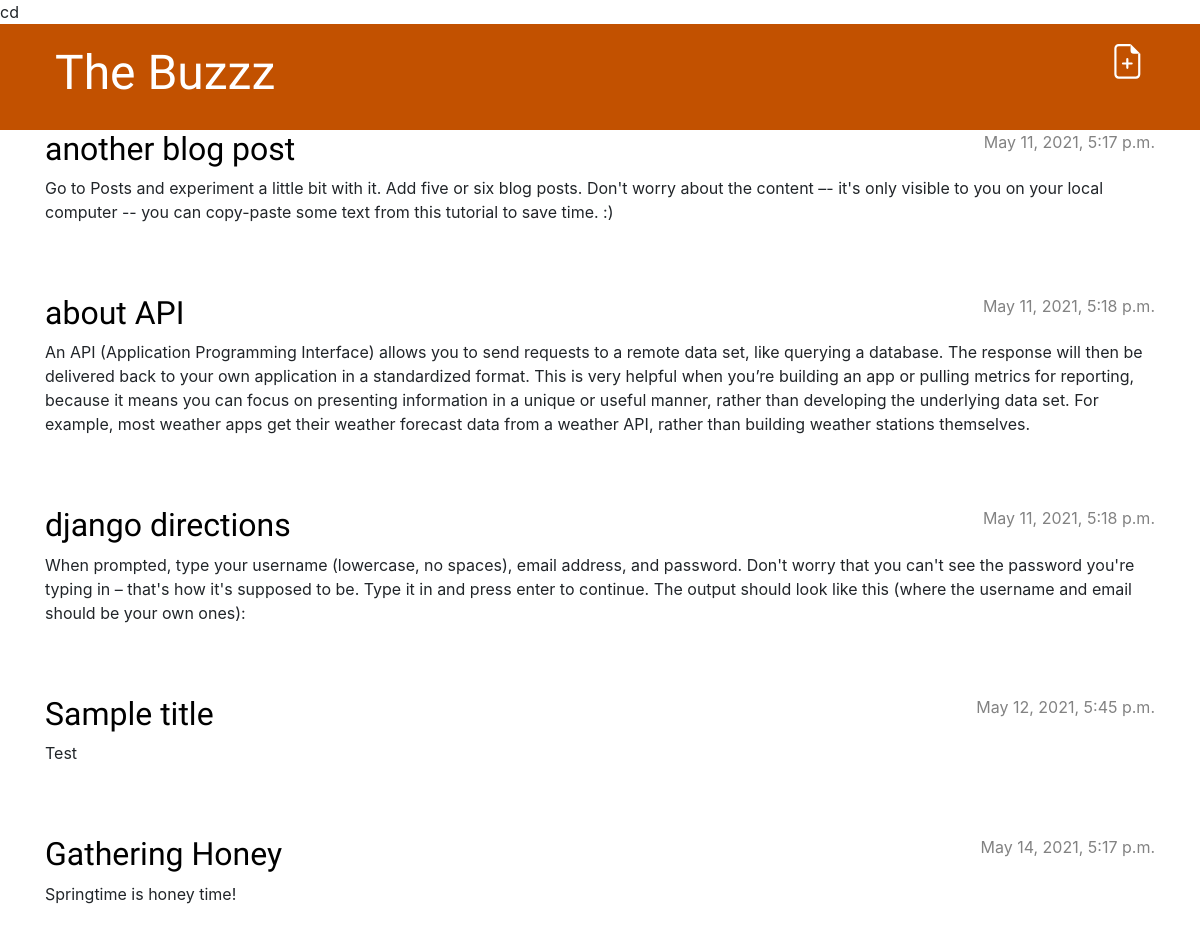
Before: / with the older database file.
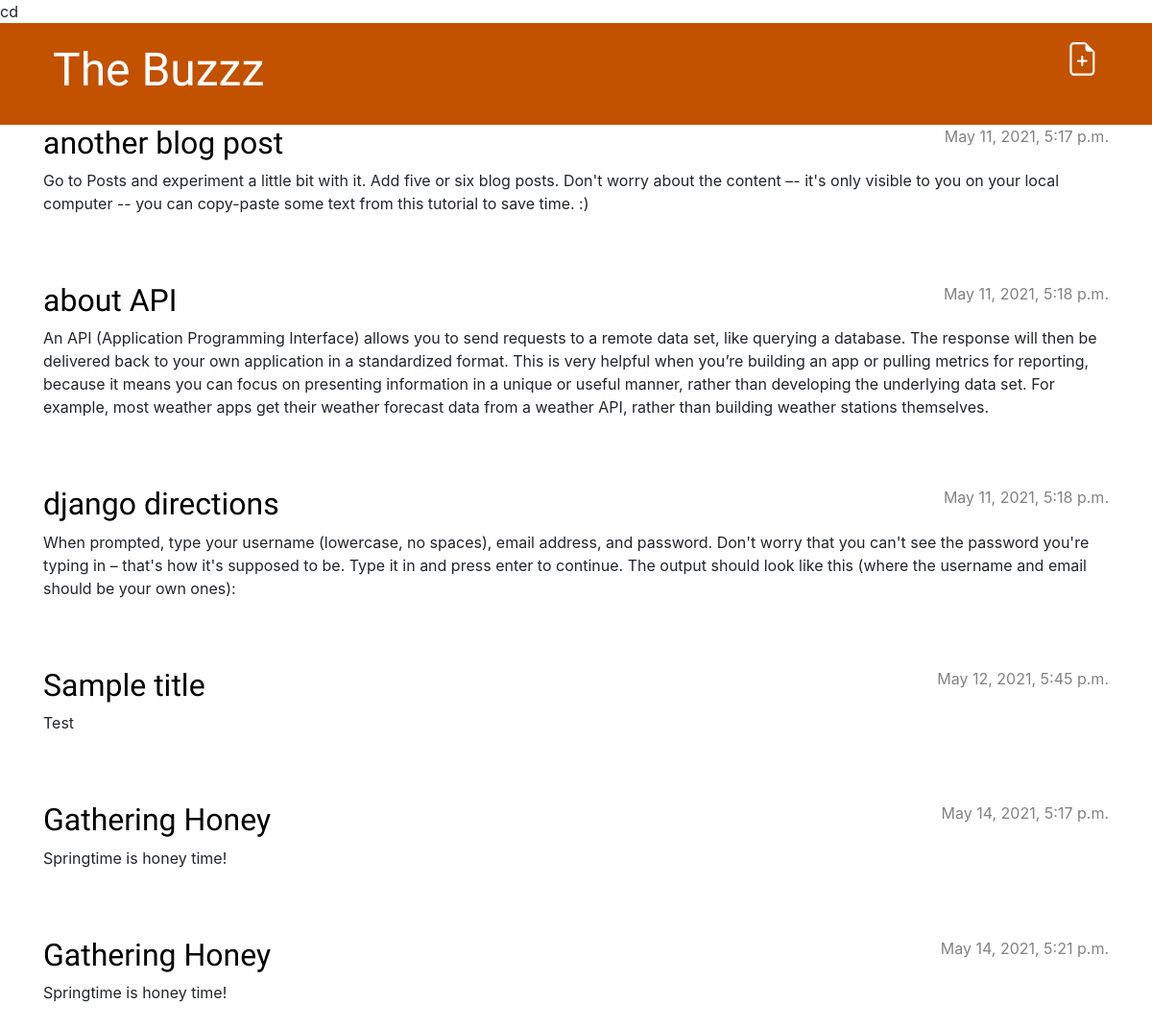
After: the same page with the newer database file.
### blog/models.py (models this page shows, shortened)
class Post(models.Model):
    author = models.ForeignKey(settings.AUTH_USER_MODEL, on_delete=models.CASCADE)
    title = models.CharField(max_length=200)
    text = models.TextField()
    created_date = models.DateTimeField(default=timezone.now)
    published_date = models.DateTimeField(blank=True, null=True)

### blog/views.py (the view)
# urls.py: path('', views.post_list, name='post_list'),
def post_list(request):
    posts = Post.objects.filter(published_date__lte=timezone.now()).order_by('published_date')
    return render(request, 'blog/post_list.html', {'posts': posts})

### blog/templates/blog/post_list.html
{% extends 'blog/base.html' %}
{% block content %}
    {% for post in posts %}
        <article class="post">
            <time class="date">
                {{ post.published_date }}
            </time>
            <h2><a href= ">{% url 'post_detail' pk=post.pk %}">{{ post.title }}</a></h2>
            <p>{{ post.text|linebreaksbr }}</p>
        </article>
    {% endfor %}
{% endblock %}

### blog/templates/blog/base.html (shortened to what this page needs)
cd {% load static %}
<!DOCTYPE html>
<html>
    <head>
        <link rel="stylesheet" href="https://cdn.jsdelivr.net/npm/bootstrap@4.5.3/dist/css/bootstrap.min.css">
        <link rel="stylesheet" href="{% static 'css/blog.css' %}">
    </head>
    <body>
        <header class="page-header">
            <div class="container">
                <a href="{% url 'post_new' %}" class="top-menu">
                </a>
                <h1><a href="/">The Buzzz</a></h1>
            </div>
        </header>
    <main class="container">
        <div class="row">
            <div class="col">
            {% block content %}
            {% endblock %}
            </div>
        </div>
    </main>
    </body>
</html>

### blog/static/css/blog.css (style rules this page uses)
.page-header { background-color: #C25100; margin-top: 0; margin-bottom: 40 px; padding: 20px 20px 20px 40px; }
.page-header h1, .page-header h1 a, .page-header h1 a:visited, .page-header h1 a:active { color: #ffffff; font-size: 36pt; text-decoration: none; }
h1, h2, h3, h4 { font-family: 'Lobster', cursive; }
.date { color: #828282; }
.top-menu, .top-menu:hover, .top-menu:visited { color: #ffffff; float: right; font-size: 26pt; margin-right: 20px; }
.post { margin-bottom: 70px; }
.post h2 a, .post h2 a:visited { color: #000000; }
.post > .date, .post > .actions { float: right; }

Changed rows visible on the page:
added Post: published_date "May 14, 2021, 5:21 p.m.", title "Gathering Honey", text "Springtime is honey time!"
